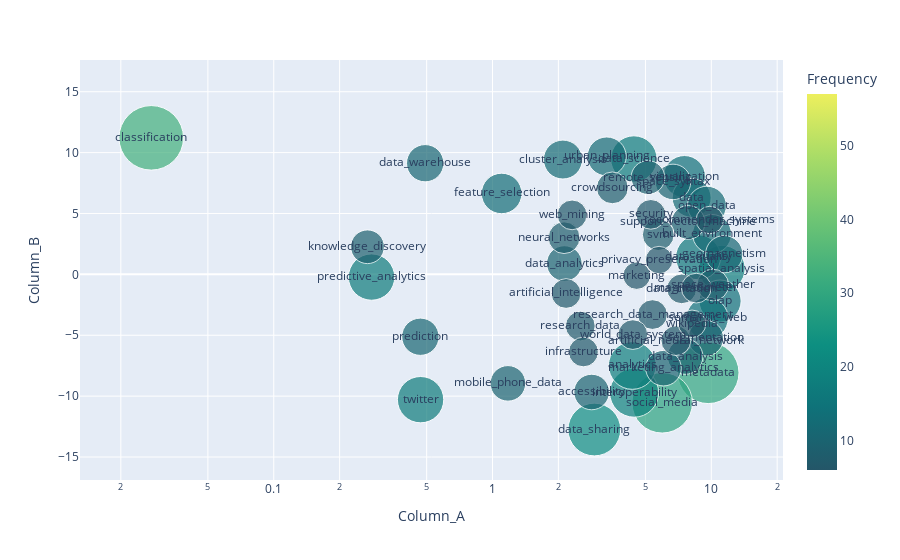

The notebook cell saved with this chart:
### Markdown cell above
Se gráfica en `plotly`, usando un gráfico de scatter que varia en su tamaño por la frecuencia de ocurrencia.

### Code cell
import plotly.express as px


fig = px.scatter(df_proj,x="Column_A", y="Column_B",text="Word",
	         size="Frequency",hover_name="Word",log_x=True, size_max=60, color="Frequency",color_continuous_scale=px.colors.sequential.Aggrnyl)

fig.show()

### Figure 1 — Plotly figure (JSON) as saved in the notebook; plotly's stock layout.template omitted (floating-point values rounded to 4 significant figures)
{"data": [{"hovertemplate": "<b>%{hovertext}</b><br><br>Column_A=%{x}<br>Column_B=%{y}<br>Frequency=%{marker.color}<br>Word=%{text}<extra></extra>", "hovertext": ["machine_learning", "clustering", "big_data_analytics", "classification", "business_intelligence", "metadata", "social_media", "mapreduce", "hadoop", "data_management", "data_sharing", "database", "social_networks", "interoperability", "ontology", "cloud_computing", "human_mobility", "analytics", "time_series", "predictive_analytics", "data_science", "text_mining", "spatial_analysis", "sentiment_analysis", "twitter", "china", "data_quality", "olap", "semantic_web", "deep_learning", "visualization", "sustainability", "association_rules", "privacy", "feature_selection", "urban_planning", "cluster_analysis", "segregation", "urban_design", "data", "open_data", "built_environment", "gis", "prediction", "data_warehouse", "geomagnetism", "segmentation", "space_syntax", "accessibility", "mobile_phone_data", "complex_networks", "data_analysis", "data_analytics", "marketing_analytics", "support_vector_machine", "remote_sensing", "persistent_identifiers", "k-means", "computational_social_science", "simulation", "knowledge_discovery", "natural_language_processing", "association_rule_mining", "fuzzy_logic", "information_retrieval", "complex_systems", "land_use", "data_integration", "crowdsourcing", "svm", "neural_networks", "space_weather", "sampling", "analysis", "research_data_management", "world_data_system", "healthcare", "genetic_algorithm", "web_mining", "security", "artificial_neural_network", "data_citation", "neural_network", "magnetometer", "social_network", "xml", "artificial_intelligence", "research_data", "community_detection", "infrastructure", "scalability", "urban_form", "wikipedia", "spark", "privacy_preservation", "marketing", "recommender_systems", "open_access"], "legendgroup": "", "marker": {"color": [57, 41, 37, 33, 31, 30, 29, 26, 25, 22, 22, 22, 21, 19, 19, 18, 18, 18, 18, 17, 17, 17, 17, 17, 17, 16, 16, 14, 14, 14, 14, 14, 14, 13, 13, 12, 12, 12, 12, 12, 12, 12, 11, 11, 11, 11, 10, 10, 10, 10, 10, 10, 10, 10, 9, 9, 9, 9, 9, 9, 9, 9, 8, 8, 8, 8, 8, 8, 8, 8, 8, 8, 8, 7, 7, 7, 7, 7, 7, 7, 7, 7, 7, 7, 7, 7, 7, 7, 7, 7, 6, 6, 6, 6, 6, 6, 6, 6], "coloraxis": "coloraxis", "size": [57, 41, 37, 33, 31, 30, 29, 26, 25, 22, 22, 22, 21, 19, 19, 18, 18, 18, 18, 17, 17, 17, 17, 17, 17, 16, 16, 14, 14, 14, 14, 14, 14, 13, 13, 12, 12, 12, 12, 12, 12, 12, 11, 11, 11, 11, 10, 10, 10, 10, 10, 10, 10, 10, 9, 9, 9, 9, 9, 9, 9, 9, 8, 8, 8, 8, 8, 8, 8, 8, 8, 8, 8, 7, 7, 7, 7, 7, 7, 7, 7, 7, 7, 7, 7, 7, 7, 7, 7, 7, 6, 6, 6, 6, 6, 6, 6, 6], "sizemode": "area", "sizeref": 0.01583, "symbol": "circle"}, "mode": "markers+text", "name": "", "orientation": "v", "showlegend": false, "text": ["machine_learning", "clustering", "big_data_analytics", "classification", "business_intelligence", "metadata", "social_media", "mapreduce", "hadoop", "data_management", "data_sharing", "database", "social_networks", "interoperability", "ontology", "cloud_computing", "human_mobility", "analytics", "time_series", "predictive_analytics", "data_science", "text_mining", "spatial_analysis", "sentiment_analysis", "twitter", "china", "data_quality", "olap", "semantic_web", "deep_learning", "visualization", "sustainability", "association_rules", "privacy", "feature_selection", "urban_planning", "cluster_analysis", "segregation", "urban_design", "data", "open_data", "built_environment", "gis", "prediction", "data_warehouse", "geomagnetism", "segmentation", "space_syntax", "accessibility", "mobile_phone_data", "complex_networks", "data_analysis", "data_analytics", "marketing_analytics", "support_vector_machine", "remote_sensing", "persistent_identifiers", "k-means", "computational_social_science", "simulation", "knowledge_discovery", "natural_language_processing", "association_rule_mining", "fuzzy_logic", "information_retrieval", "complex_systems", "land_use", "data_integration", "crowdsourcing", "svm", "neural_networks", "space_weather", "sampling", "analysis", "research_data_management", "world_data_system", "healthcare", "genetic_algorithm", "web_mining", "security", "artificial_neural_network", "data_citation", "neural_network", "magnetometer", "social_network", "xml", "artificial_intelligence", "research_data", "community_detection", "infrastructure", "scalability", "urban_form", "wikipedia", "spark", "privacy_preservation", "marketing", "recommender_systems", "open_access"], "type": "scatter", "x": [-3.911, -11.08, -5.45, 0.02755, -1.618, 9.68, 5.962, -7.645, -8.969, -10.99, 2.919, -10.49, -6.29, 4.44, -10.68, -8.556, -1.493, 4.354, -7.737, 0.2799, 4.427, -9.422, 11.18, -11.15, 0.4689, -10.38, 8.703, 10.97, 9.576, -3.612, 7.536, -4.921, -3.87, -4.261, 1.1, 3.326, 2.098, -6.536, -5.763, 8.13, 9.55, 10.07, -3.635, 0.468, 0.4922, 11.46, 9.436, 6.683, 2.838, 1.176, -7.61, 7.595, 2.13, 6.046, 7.835, 5.132, -6.959, -1.646, -7.112, -7.97, 0.2681, -6.647, -5.882, -8.894, -3.135, -7.336, -3.311, -4.435, 3.53, 5.722, 2.124, 10.16, -0.6693, -5.368, 5.385, 4.379, -0.1939, -5.12, 2.311, 5.29, 6.886, 7.323, -1.253, 8.537, -0.8708, -1.92, 2.169, 2.519, -2.011, 2.603, -2.479, -1.993, 8.165, -1.989, 5.772, 4.56, 9.846, -4.029], "xaxis": "x", "y": [11.99, -6.291, -10.83, 11.21, 9.857, -8.085, -10.55, 0.6944, 4.431, -2.66, -12.74, -4.742, -8.91, -9.719, -0.9354, -4.355, -11.05, -7.483, 7.645, -0.2214, 9.477, 3.184, 0.482, 1.314, -10.29, 3.05, 1.402, -2.191, -3.622, 6.089, 8.032, 9.244, 2.117, -7.782, 6.646, 9.687, 9.429, -6.902, 8.068, 6.284, 5.641, 3.317, -9.321, -5.123, 9.128, 1.658, -5.241, 7.593, -9.661, -8.95, -7.581, -6.749, 0.8928, -7.704, 4.268, 7.955, -5.43, 2.043, 4.863, -2.833, 2.268, 2.216, -1.625, -0.3845, 4.49, 6.227, 8.637, -5.233, 7.105, 3.266, 3.012, -0.8726, -9.182, 0.02488, -3.301, -4.946, -2.33, 4.843, 4.888, 4.929, -5.444, -1.188, 7.872, -1.129, 5.783, -6.932, -1.57, -4.242, -9.48, -6.373, -1.588, -5.011, -4.059, 0.1724, 1.172, -0.1054, 4.464, -3.616], "yaxis": "y"}], "layout": {"coloraxis": {"colorbar": {"title": {"text": "Frequency"}}, "colorscale": [[0, "rgb(36, 86, 104)"], [0.1667, "rgb(15, 114, 121)"], [0.3333, "rgb(13, 143, 129)"], [0.5, "rgb(57, 171, 126)"], [0.6667, "rgb(110, 197, 116)"], [0.8333, "rgb(169, 220, 103)"], [1, "rgb(237, 239, 93)"]]}, "legend": {"itemsizing": "constant", "tracegroupgap": 0}, "margin": {"t": 60}, "xaxis": {"anchor": "y", "domain": [0, 1], "title": {"text": "Column_A"}, "type": "log"}, "yaxis": {"anchor": "x", "domain": [0, 1], "title": {"text": "Column_B"}}}}
